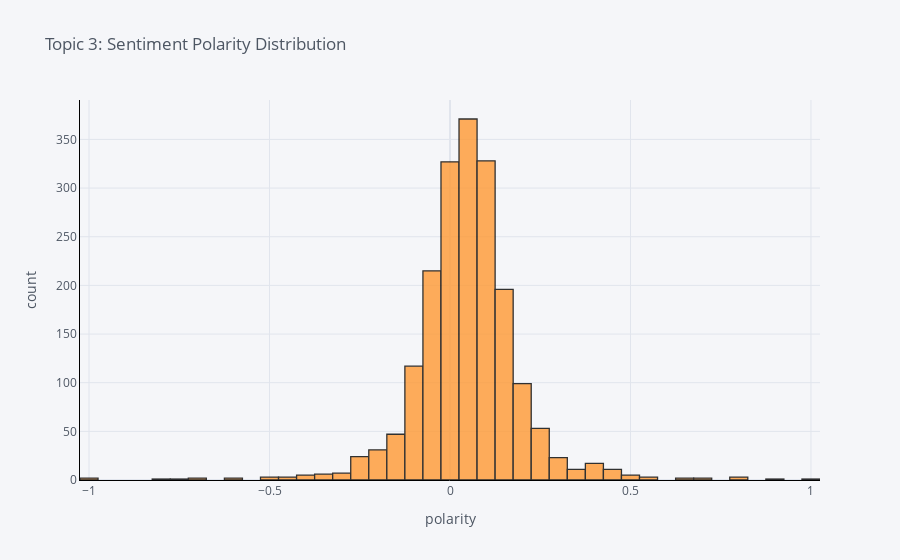

Notebook cell for this chart:
### Markdown cell above
Another way to analyze performance of models is to use `evaluate_model()` function which displays a user interface for all of the available plots for a given model. It internally uses the `plot_model()` function

### Code cell
evaluate_model(lda)

### Figure 1 — Plotly figure (JSON) as saved in the notebook; plotly's stock layout.template omitted (floating-point values rounded to 4 significant figures; data arrays with more than 128 entries replaced by an {"elided": "..."} marker saying what was removed)
{"data": [{"histfunc": "count", "histnorm": "", "marker": {"color": "rgba(255, 153, 51, 1.0)", "line": {"color": "#000000", "width": 1.3}}, "name": "text", "nbinsx": 50, "opacity": 0.8, "orientation": "v", "type": "histogram", "x": {"elided": "1919 float values"}}], "layout": {"barmode": "overlay", "legend": {"bgcolor": "#F5F6F9", "font": {"color": "#4D5663"}}, "paper_bgcolor": "#F5F6F9", "plot_bgcolor": "#F5F6F9", "title": {"font": {"color": "#4D5663"}, "text": "Topic 3: Sentiment Polarity Distribution"}, "xaxis": {"gridcolor": "#E1E5ED", "linecolor": "black", "showgrid": true, "tickfont": {"color": "#4D5663"}, "title": {"font": {"color": "#4D5663"}, "text": "polarity"}, "zerolinecolor": "#E1E5ED"}, "yaxis": {"gridcolor": "#E1E5ED", "linecolor": "black", "showgrid": true, "tickfont": {"color": "#4D5663"}, "title": {"font": {"color": "#4D5663"}, "text": "count"}, "zerolinecolor": "#E1E5ED"}}}
